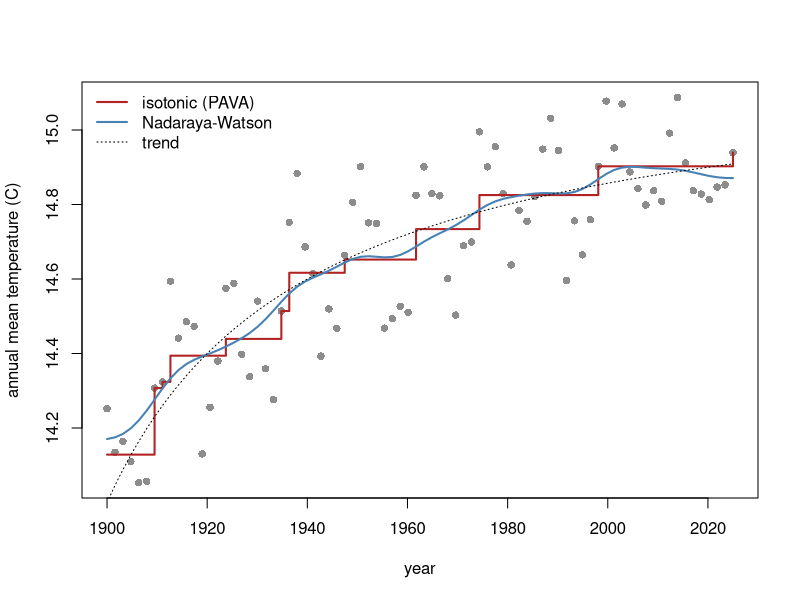

Generate this figure with R:
# Isotonic regression (PAVA) and Nadaraya-Watson kernel regression for a simulated series of
# annual mean temperatures.
set.seed(42)
x <- seq(1900, 2025, length.out = 80)
true_trend <- 14 + 1.2 * (x - 1900) / (40 + (x - 1900))
y <- true_trend + sin(x / 2) * 0.15 + rnorm(length(x), sd = 0.08)
iso <- isoreg(x, y)
nw <- ksmooth(x, y, kernel = "normal", bandwidth = 15, x.points = x)
plot(x, y, pch = 16, col = "grey55", xlab = "year", ylab = "annual mean temperature (C)")
lines(x, iso$yf, type = "s", col = "firebrick", lwd = 2)
lines(nw$x, nw$y, col = "steelblue", lwd = 2)
lines(x, true_trend, lty = 3)
legend("topleft", c("isotonic (PAVA)", "Nadaraya-Watson", "trend"), lty = c(1, 1, 3),
       col = c("firebrick", "steelblue", "black"), lwd = c(2, 2, 1), bty = "n")
